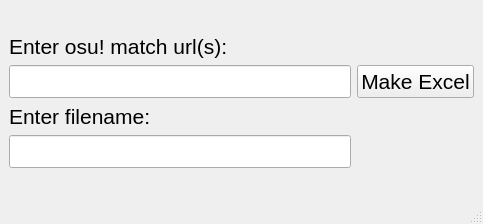
<?xml version="1.0" encoding="UTF-8"?>
<ui version="4.0">
 <class>MainWindow</class>
 <widget class="QMainWindow" name="MainWindow">
  <property name="geometry">
   <rect>
    <x>0</x>
    <y>0</y>
    <width>483</width>
    <height>224</height>
   </rect>
  </property>
  <property name="windowTitle">
   <string>MainWindow</string>
  </property>
  <widget class="QWidget" name="centralwidget">
   <layout class="QGridLayout" name="gridLayout_2">
    <item row="0" column="0">
     <layout class="QGridLayout" name="gridLayout">
      <item row="2" column="0">
       <widget class="QLineEdit" name="lineEditBeatmap">
        <property name="font">
         <font>
          <family>Segoe UI</family>
          <pointsize>16</pointsize>
         </font>
        </property>
       </widget>
      </item>
      <item row="2" column="1">
       <widget class="QPushButton" name="pushButton">
        <property name="font">
         <font>
          <family>Segoe UI</family>
          <pointsize>16</pointsize>
         </font>
        </property>
        <property name="text">
         <string>Make Excel</string>
        </property>
       </widget>
      </item>
      <item row="1" column="0">
       <widget class="QLabel" name="label">
        <property name="sizePolicy">
         <sizepolicy hsizetype="Preferred" vsizetype="Preferred">
          <horstretch>0</horstretch>
          <verstretch>0</verstretch>
         </sizepolicy>
        </property>
        <property name="maximumSize">
         <size>
          <width>16777215</width>
          <height>25</height>
         </size>
        </property>
        <property name="font">
         <font>
          <family>Segoe UI</family>
          <pointsize>16</pointsize>
         </font>
        </property>
        <property name="text">
         <string>Enter osu! match url(s):</string>
        </property>
       </widget>
      </item>
      <item row="3" column="0">
       <widget class="QLabel" name="label_2">
        <property name="sizePolicy">
         <sizepolicy hsizetype="Preferred" vsizetype="Preferred">
          <horstretch>0</horstretch>
          <verstretch>0</verstretch>
         </sizepolicy>
        </property>
        <property name="maximumSize">
         <size>
          <width>16777215</width>
          <height>25</height>
         </size>
        </property>
        <property name="font">
         <font>
          <family>Segoe UI</family>
          <pointsize>16</pointsize>
         </font>
        </property>
        <property name="text">
         <string>Enter filename:</string>
        </property>
       </widget>
      </item>
      <item row="4" column="0">
       <widget class="QLineEdit" name="lineEditFilename">
        <property name="font">
         <font>
          <family>Segoe UI</family>
          <pointsize>16</pointsize>
         </font>
        </property>
       </widget>
      </item>
     </layout>
    </item>
   </layout>
  </widget>
  <widget class="QMenuBar" name="menubar">
   <property name="geometry">
    <rect>
     <x>0</x>
     <y>0</y>
     <width>483</width>
     <height>21</height>
    </rect>
   </property>
  </widget>
  <widget class="QStatusBar" name="statusbar"/>
 </widget>
 <resources/>
 <connections/>
</ui>
